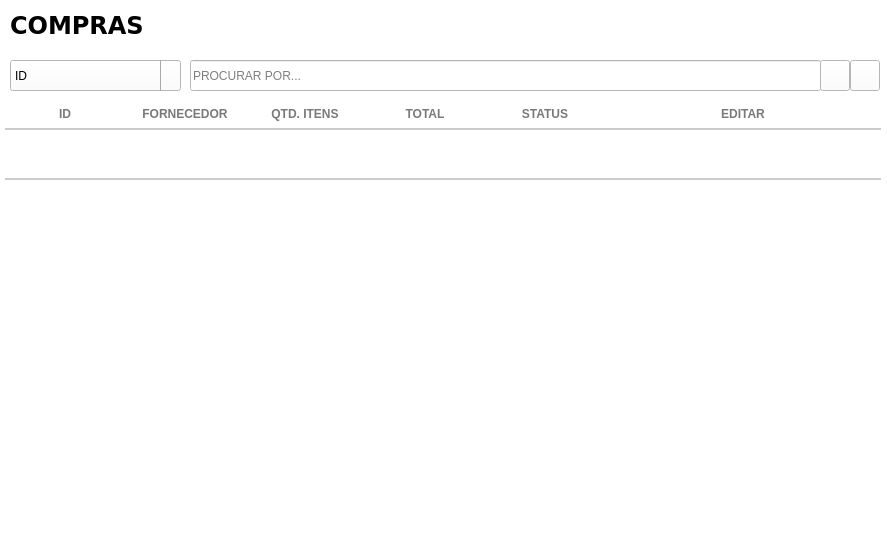
<?xml version="1.0" encoding="UTF-8"?>
<ui version="4.0">
 <class>Frame</class>
 <widget class="QFrame" name="Frame">
  <property name="geometry">
   <rect>
    <x>0</x>
    <y>0</y>
    <width>887</width>
    <height>548</height>
   </rect>
  </property>
  <property name="windowTitle">
   <string>Lista Vendas</string>
  </property>
  <property name="styleSheet">
   <string notr="true">background: #FFF;</string>
  </property>
  <widget class="QLineEdit" name="tx_busca">
   <property name="geometry">
    <rect>
     <x>190</x>
     <y>60</y>
     <width>631</width>
     <height>31</height>
    </rect>
   </property>
   <property name="font">
    <font>
     <family>Arial</family>
    </font>
   </property>
   <property name="focusPolicy">
    <enum>Qt::ClickFocus</enum>
   </property>
   <property name="styleSheet">
    <string notr="true">QLineEdit {
color: #000
}
</string>
   </property>
   <property name="placeholderText">
    <string>PROCURAR POR...</string>
   </property>
  </widget>
  <widget class="QComboBox" name="cb_vendas">
   <property name="geometry">
    <rect>
     <x>10</x>
     <y>60</y>
     <width>171</width>
     <height>31</height>
    </rect>
   </property>
   <property name="focusPolicy">
    <enum>Qt::StrongFocus</enum>
   </property>
   <property name="styleSheet">
    <string notr="true">QComboBox{
background: #fff;
color: #000;
font: 13px &quot;Arial&quot; ;
text-transform: uppercase
}
QComboBox:Focus {
border: 1px solid red;
}
 QComboBox::drop-down {
     subcontrol-origin: padding;
     subcontrol-position: top right;
     width: 25px;
     border-left-width: 1px;
     border-left-color: darkgray;
     border-left-style: solid; /* just a single line */
     border-top-right-radius: 3px; /* same radius as the QComboBox */
     border-bottom-right-radius: 3px;
 }
QComboBox::down-arrow {
     image: url(&quot;Imagens/down.png&quot;);
 }
</string>
   </property>
   <item>
    <property name="text">
     <string>ID</string>
    </property>
   </item>
   <item>
    <property name="text">
     <string>FORNECEDOR</string>
    </property>
   </item>
  </widget>
  <widget class="QTableWidget" name="tb_compras">
   <property name="geometry">
    <rect>
     <x>0</x>
     <y>100</y>
     <width>881</width>
     <height>441</height>
    </rect>
   </property>
   <property name="cursor" stdset="0">
    <cursorShape>PointingHandCursor</cursorShape>
   </property>
   <property name="focusPolicy">
    <enum>Qt::WheelFocus</enum>
   </property>
   <property name="styleSheet">
    <string notr="true">QTableView{
color: #797979;
font-weight: bold;
font-size: 13px;
background: #FFF;
padding: 0 0 0 5px;
}
QHeaderView:section{
background: #FFF;
padding: 5px 0 ;
font-size: 12px;
font-family: &quot;Arial&quot;;
font-weight: bold;
color: #797979;
border: none;
border-bottom: 2px solid #CCC;
text-transform: uppercase
}
QTableView::item {
border-bottom: 2px solid #CCC;
padding: 2px;
}

</string>
   </property>
   <property name="frameShape">
    <enum>QFrame::NoFrame</enum>
   </property>
   <property name="frameShadow">
    <enum>QFrame::Plain</enum>
   </property>
   <property name="autoScrollMargin">
    <number>20</number>
   </property>
   <property name="editTriggers">
    <set>QAbstractItemView::NoEditTriggers</set>
   </property>
   <property name="selectionMode">
    <enum>QAbstractItemView::NoSelection</enum>
   </property>
   <property name="selectionBehavior">
    <enum>QAbstractItemView::SelectRows</enum>
   </property>
   <property name="showGrid">
    <bool>false</bool>
   </property>
   <property name="gridStyle">
    <enum>Qt::NoPen</enum>
   </property>
   <property name="wordWrap">
    <bool>false</bool>
   </property>
   <property name="rowCount">
    <number>1</number>
   </property>
   <attribute name="horizontalHeaderDefaultSectionSize">
    <number>120</number>
   </attribute>
   <attribute name="horizontalHeaderHighlightSections">
    <bool>false</bool>
   </attribute>
   <attribute name="horizontalHeaderStretchLastSection">
    <bool>true</bool>
   </attribute>
   <attribute name="verticalHeaderVisible">
    <bool>false</bool>
   </attribute>
   <attribute name="verticalHeaderMinimumSectionSize">
    <number>20</number>
   </attribute>
   <attribute name="verticalHeaderDefaultSectionSize">
    <number>50</number>
   </attribute>
   <row>
    <property name="text">
     <string>1</string>
    </property>
   </row>
   <column>
    <property name="text">
     <string>ID</string>
    </property>
   </column>
   <column>
    <property name="text">
     <string>FORNECEDOR</string>
    </property>
   </column>
   <column>
    <property name="text">
     <string>QTD. ITENS</string>
    </property>
   </column>
   <column>
    <property name="text">
     <string>TOTAL</string>
    </property>
   </column>
   <column>
    <property name="text">
     <string>STATUS</string>
    </property>
   </column>
   <column>
    <property name="text">
     <string>EDITAR</string>
    </property>
   </column>
  </widget>
  <widget class="QFrame" name="fr_titulo_servicos">
   <property name="geometry">
    <rect>
     <x>0</x>
     <y>0</y>
     <width>981</width>
     <height>51</height>
    </rect>
   </property>
   <property name="styleSheet">
    <string notr="true"/>
   </property>
   <widget class="QLabel" name="lb_tituloClientes_2">
    <property name="geometry">
     <rect>
      <x>10</x>
      <y>10</y>
      <width>200</width>
      <height>30</height>
     </rect>
    </property>
    <property name="font">
     <font>
      <family>DejaVu Sans</family>
      <pointsize>18</pointsize>
      <weight>75</weight>
      <bold>true</bold>
     </font>
    </property>
    <property name="styleSheet">
     <string notr="true">color: rgb(0, 0, 0)</string>
    </property>
    <property name="text">
     <string>COMPRAS</string>
    </property>
   </widget>
  </widget>
  <widget class="QPushButton" name="bt_refresh">
   <property name="geometry">
    <rect>
     <x>850</x>
     <y>60</y>
     <width>30</width>
     <height>31</height>
    </rect>
   </property>
   <property name="font">
    <font>
     <family>Arial</family>
    </font>
   </property>
   <property name="cursor">
    <cursorShape>PointingHandCursor</cursorShape>
   </property>
   <property name="focusPolicy">
    <enum>Qt::NoFocus</enum>
   </property>
   <property name="contextMenuPolicy">
    <enum>Qt::NoContextMenu</enum>
   </property>
   <property name="toolTip">
    <string>ATUALIZAR TABELA</string>
   </property>
   <property name="text">
    <string/>
   </property>
   <property name="icon">
    <iconset>
     <normaloff>../Imagens/refresh.png</normaloff>../Imagens/refresh.png</iconset>
   </property>
  </widget>
  <widget class="QPushButton" name="bt_busca">
   <property name="geometry">
    <rect>
     <x>820</x>
     <y>60</y>
     <width>30</width>
     <height>31</height>
    </rect>
   </property>
   <property name="font">
    <font>
     <family>Arial</family>
    </font>
   </property>
   <property name="cursor">
    <cursorShape>PointingHandCursor</cursorShape>
   </property>
   <property name="focusPolicy">
    <enum>Qt::NoFocus</enum>
   </property>
   <property name="contextMenuPolicy">
    <enum>Qt::NoContextMenu</enum>
   </property>
   <property name="toolTip">
    <string>BUSCAR</string>
   </property>
   <property name="text">
    <string/>
   </property>
   <property name="icon">
    <iconset>
     <normaloff>../Imagens/search.png</normaloff>../Imagens/search.png</iconset>
   </property>
  </widget>
 </widget>
 <resources/>
 <connections/>
</ui>
